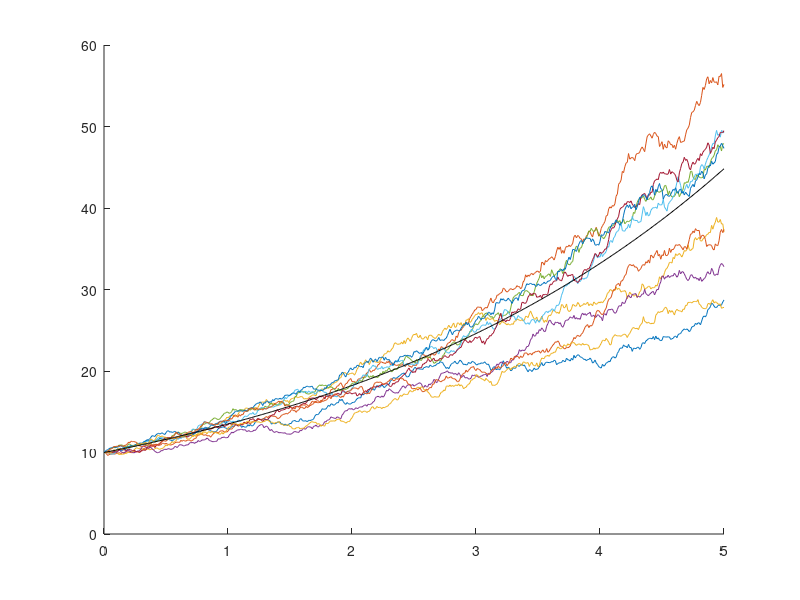

Reproduce this figure in MATLAB.
clear 
clc 

mu = 0.3; 
sigma = 0.1; 
x0 = 10; 
delta_t = 0.01; 
t = 0:delta_t:5; 
k = 10; %this is the number of realisations 

num = randn(length(t) - 1,k); 

temp = x0.*exp(cumsum( (mu - 0.5.*sigma.^2).*delta_t + ...
sigma.*sqrt(delta_t).*num));

X = [repmat(x0,1,k) ; temp ]; 

figure(1)
hold on 
plot( repmat(t',1,k), X)
plot(t, x0.*exp(mu.*t), 'k-')
hold off 
